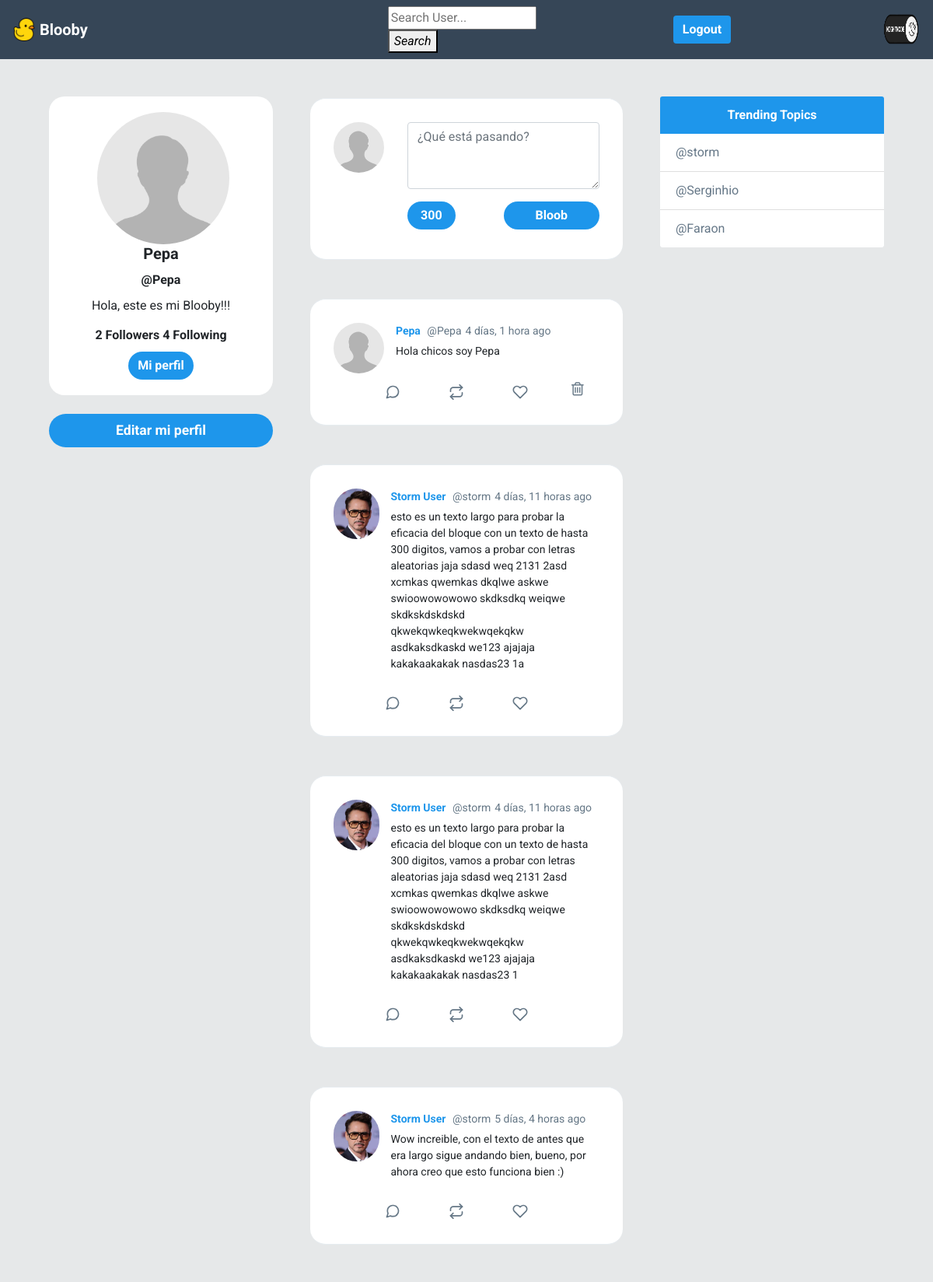
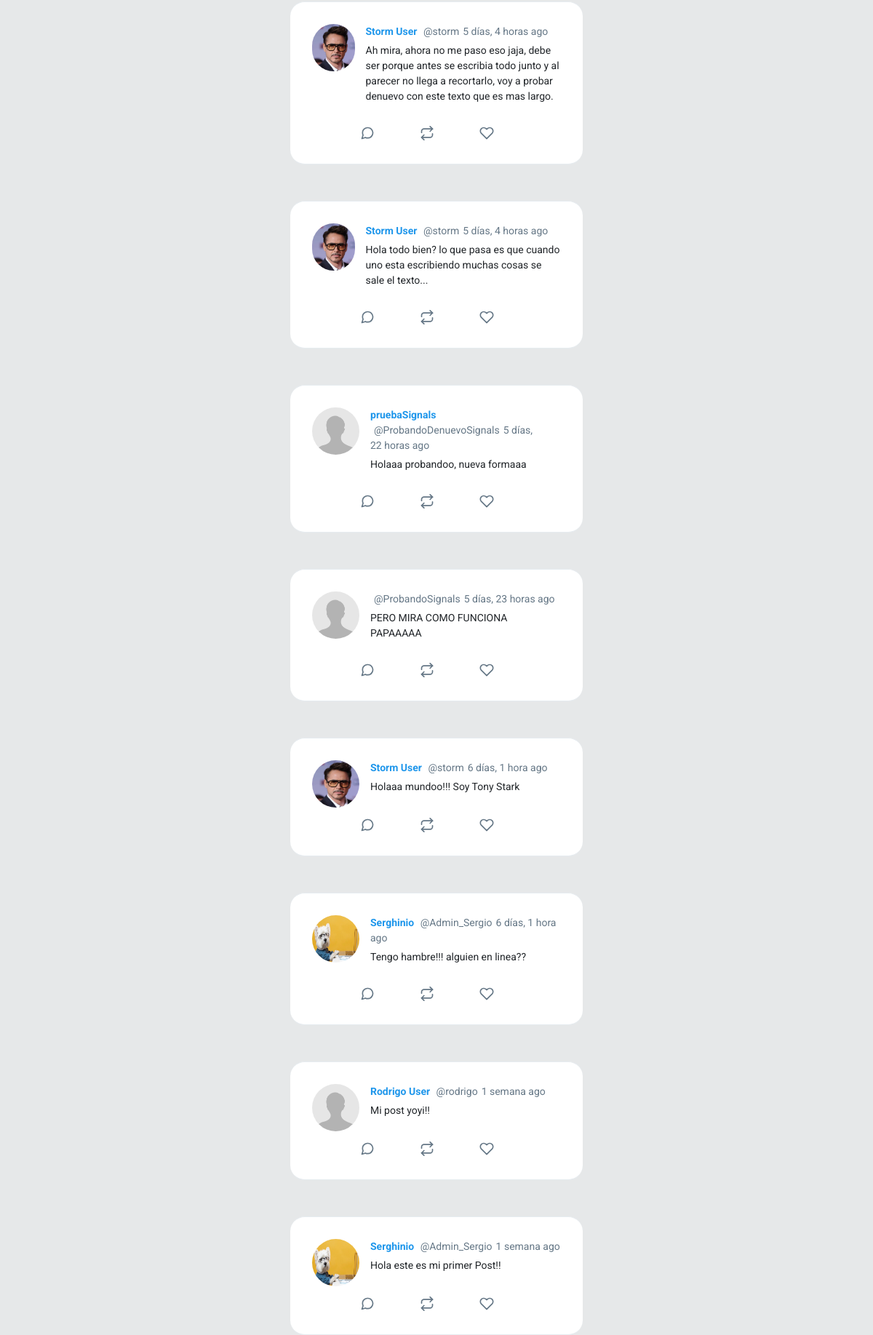
Screenshot of / (signed in) with the database file from the repository (2 pictures, top to bottom).
### Blooby/models.py (models this page shows, shortened)
class Profile(models.Model):
	user = models.OneToOneField(User, on_delete=models.CASCADE)
	bio = models.CharField(default='Hola, este es mi Blooby!!!', max_length=100)
	image = models.ImageField(default='default.png')
	def following(self):
		user_ids = Relationship.objects.filter(from_user=self.user)\
									.values_list('to_user_id', flat=True)
		return User.objects.filter(id__in=user_ids)
	def followers(self):
		user_ids = Relationship.objects.filter(to_user=self.user)\
									.values_list('from_user_id', flat=True)
		return User.objects.filter(id__in=user_ids)

class Post(models.Model):
	timestamp = models.DateTimeField(default=timezone.now)
	content = models.TextField(max_length=300)
	user = models.ForeignKey(User, on_delete=models.CASCADE, related_name='posts')
	liked = models.ManyToManyField(User, default=None, blank=True)
	class Meta:
		ordering = ['-timestamp']

### Blooby/views.py (the view)
# urls.py: path('', home, name='home'),
@login_required
def home(request):
	posts = Post.objects.all()
	if request.method == 'POST':
		form = PostForm(request.POST)
		if form.is_valid():
			post = form.save(commit=False)
			post.user = request.user
			post.save()
			return redirect('home')
	else:
		form = PostForm()
	context = {'posts':posts, 'form' : form }
	return render(request, 'Blooby/feed.html', context)

### Blooby/forms.py
class PostForm(forms.ModelForm):
	content = forms.CharField(widget=forms.Textarea(attrs={'class':'form-control w-100',
								'id':'contentsBox', 'rows':'3',
								'placeholder':'¿Qué está pasando?'}))
	class Meta:
		model = Post
		fields = ['content']

### Blooby/templates/Blooby/feed.html (shortened to what this page needs)
{% extends 'Blooby/_base.html' %}
{% load static %}
{% load humanize %}
{% block navbar %}
<form action="{% url 'search_user' %}" class="" style="margin-left: 25rem;" method="GET">
        <input type="text" id="textsearcher" class="" placeholder="Search User..." name="search" value="{{request.GET.search}}">
            <button class="" type="submit">
              <i class=''>Search</i>
            </button>
</form>
<a href="{% url 'logout' %}" class="btn text-white my-2 my-sm-0" style="margin-left: 11rem;" type="submit">Logout</a>
<a id="darkmode" href="javascript:void(0)" style="margin-left: 12.1rem;"> <img src="{% static 'img/NightMode.png' %}" width="100" height="50" class="d-inline-block align-top" alt="">
</a>
    {% endblock navbar %}
{% block content %}
    <div id="main" class="container-fluid d-flex">
        <div class="sidebar m-5 d-none d-md-block">
            <div class="">
                <div class="card " style="width: 18rem; text-align:center;border-radius: 20px;">
                    <img class="card-img-top rounded-circle"
                        style="width:170px; height: 170px; top: 20px; position: relative;left: 62px;padding-top: 0px;"
                        src="{{ request.user.profile.image.url }}" alt="Card image cap">
                    <div class="card-body">
                        <h5 class="card-title font-weight-bold">{{ request.user.first_name }}</h5>
                        <h6 class="card-title font-weight-bold">@{{ request.user }}</h6>
                        <p class="card-text">{{ request.user.profile.bio }}</p>
                        <h6 class="card-title font-weight-bold">
                        {{ request.user.profile.followers.count }} Followers
                        {{ request.user.profile.following.count }} Following
                        </h6>
                        <a href="{% url 'profile' user %}" class="btn  text-white rounded-pill">Mi perfil</a>
                    </div>
                </div>
                <a href="{% url 'editar' %}" id="addATweetLeft" onclick="addTweet()" type="button"
                style="border-radius: 30px; font-size: 1.1rem; font-weight:bold;"
                class="btn btn-lg btn-block mt-4 text-white ">Editar mi perfil</a>
            </div>
        </div>
        <div class="content">
            <div id="inputTweetArea" class="tweet-wrap">
                <div class="d-flex">
                    <div class="col-xs">
                        <img src="{{ request.user.profile.image.url }}" alt="" class="avator">
                    </div>
                    <form class="col pr-0" method="post">
                        {{ form.content }}
                        <div class="container d-flex" style="padding: 1rem 0 0 0;">
                            <div id="leftBtn">
                                <div id="charBadge" class="badge badge-pill badge-primary ml-2"
                                    style="display: flex;align-items: center;width: 50%;justify-content: center;">
                                    <div id="charCountArea">300</div>
                                </div>
                            </div>
                            <div id="rightBtn">
                                <button class="btn rounded-pill"
                                    style="width: 100%;">Bloob</button>
                            </div>
                        </div>
                    </form>
                </div>
            </div>
            {% for post in posts %}
            <div id="tweetCards">
                <div class="tweet-wrap" style="border-radius:20px">
                    <div class="tweet-header">
                        <img src="{{ post.user.profile.image.url }}"
                            alt="" class="avator">
                        <div class="tweet-header-info">
                            <a href="{% url 'profile' post.user %}">
                            {{ post.user.first_name }}
                            </a>
                            <span>@{{ post.user }}</span><span>{{ post.timestamp|naturaltime }}
                            </span>
                            <p>{{ post.content }}</p>
                        </div>
                    </div>
                    <div class="tweet-info-counts">
                        <div class="comments">
                            <button style="background: none; border: none;">
                            </button>
                        </div>
                        <div class="retweets">
                            <button style="background: none; border:none;">
                        </button>
                        </div>
                        <div class="likes">
                            <button style="background: none; border:none;">
                            </button>
                        </div>
                        {% if request.user == post.user or user.is_staff %}
                        <div class="trash">
                            <a href="{% url 'delete' post.id %}">
                                <i class="fa fa-trash-o" style="color:#657786; font-size: 20px" aria-hidden="true"></i>
                            </a>
                        </div>
                        {% endif %}
                    </div>
                </div>
            </div>
            {% endfor %}
        </div>
        <div class="sidebar m-5 d-none d-xl-block">
            <div class="card" style="width: 18rem;">
                <div class="card-header">
                    Trending Topics
                </div>
                <ul class="list-group list-group-flush">
                    <li class="list-group-item"><a href="#" style="text-decoration: none;color: #657787;">@storm</a></li>
                    <li class="list-group-item"><a href="#" style="text-decoration: none;color: #657787;">@Serginhio</a></li>
                    <li class="list-group-item"><a href="#" style="text-decoration: none;color: #657787;">@Faraon</a></li>
                </ul>
            </div>
        </div>
    </div>
{% endblock content %}

### static/css/estilo.css (style rules this page uses)
body { background: #E6E8E9; ; font-family: 'Asap', sans-serif; font-family: 'Roboto', sans-serif; transition: background-color .6s; }
img { max-width: 100%; }
.avator { border-radius: 100px; width: 65px; height: 65px; margin-right: 15px; }
.card { border: none; }
.card-header { background-color: #1E96EB ; color: white; text-align: center; font-weight: bold; border: none; }
#main { justify-content: center; }
#inputTweetArea { border-radius: 20px; }
#leftBtn { width: 50%; text-align: left; padding: 0; }
#rightBtn { width: 50%; text-align: right; padding: 0; }
.tweet-wrap { max-width: 490px; background: #fff; margin: 0 auto; margin-top: 50px; border-radius: 3px; padding: 30px; border-bottom: 1px solid #e6ecf0; border-top: 1px solid #e6ecf0; }
.tweet-header { display: flex; align-items: flex-start; font-size: 14px; }
.tweet-header-info { font-weight: bold; }
.tweet-header-info span { color: #657786; font-weight: normal; margin-left: 5px; }
.tweet-header-info p { font-weight: normal; margin-top: 5px; }
.tweet-info-counts { display: flex; margin-left: 60px; margin-top: 10px; }
.tweet-info-counts div { display: flex; margin-right: 20px; }
.tweet-info-counts div svg { color: #657786; margin-right: 10px; }
.btn { background-color: #1E96EB ; border-style: none; font-weight: bold; color: white; }
#charBadge { background-color: #1E96EB ; position: relative; left: -8px; font-size: 1rem; height: 100%; }
a:link { color: #1E96EB ; text-decoration: none; }

### rows the page displays
Post: user.profile.image (placeholder picture), user.first_name "Pepa", user "Pepa", timestamp "4 días, 1 hora ago", content "Hola chicos soy Pepa"
Post: user.profile.image (picture), user.first_name "Storm User", user "storm", timestamp "4 días, 11 horas ago", content "esto es un texto largo para probar la eficacia del bloque con un texto de hasta 300 digitos, vamos a probar con letras aleatorias jaja sdasd weq 2131 2asd xcmkas qwemkas dkqlwe askwe swioowowowowo skdksdkq weiqwe skdkskdskdskd qkwekqwkeqkwekwqekqkw asdkaksdkaskd we123 ajajaja kakakaakakak nasdas23 1a"
Post: user.profile.image (picture), user.first_name "Storm User", user "storm", timestamp "4 días, 11 horas ago", content "esto es un texto largo para probar la eficacia del bloque con un texto de hasta 300 digitos, vamos a probar con letras aleatorias jaja sdasd weq 2131 2asd xcmkas qwemkas dkqlwe askwe swioowowowowo skdksdkq weiqwe skdkskdskdskd qkwekqwkeqkwekwqekqkw asdkaksdkaskd we123 ajajaja kakakaakakak nasdas23 1"
Post: user.profile.image (picture), user.first_name "Storm User", user "storm", timestamp "5 días, 4 horas ago", content "Wow increible, con el texto de antes que era largo sigue andando bien, bueno, por ahora creo que esto funciona bien :)"
Post: user.profile.image (picture), user.first_name "Storm User", user "storm", timestamp "5 días, 4 horas ago", content "Ah mira, ahora no me paso eso jaja, debe ser porque antes se escribia todo junto y al parecer no llega a recortarlo, voy a probar denuevo con este texto que es mas largo."
Post: user.profile.image (picture), user.first_name "Storm User", user "storm", timestamp "5 días, 4 horas ago", content "Hola todo bien? lo que pasa es que cuando uno esta escribiendo muchas cosas se sale el texto..."
Post: user.profile.image (placeholder picture), user.first_name "pruebaSignals", user "ProbandoDenuevoSignals", timestamp "5 días, 22 horas ago", content "Holaaa probandoo, nueva formaaa"
Post: user.profile.image (placeholder picture), user "ProbandoSignals", timestamp "5 días, 23 horas ago", content "PERO MIRA COMO FUNCIONA PAPAAAAA"
Post: user.profile.image (picture), user.first_name "Storm User", user "storm", timestamp "6 días, 1 hora ago", content "Holaaa mundoo!!! Soy Tony Stark"
Post: user.profile.image (picture), user.first_name "Serghinio", user "Admin_Sergio", timestamp "6 días, 1 hora ago", content "Tengo hambre!!! alguien en linea??"
Post: user.profile.image (placeholder picture), user.first_name "Rodrigo User", user "rodrigo", timestamp "1 semana ago", content "Mi post yoyi!!"
Post: user.profile.image (picture), user.first_name "Serghinio", user "Admin_Sergio", timestamp "1 semana ago", content "Hola este es mi primer Post!!"

### other values shown
{{ request.user.first_name }} "Pepa"
{{ request.user }} "Pepa"
{{ request.user.profile.bio }} "Hola, este es mi Blooby!!!"
{{ request.user.profile.followers.count }} "2"
{{ request.user.profile.following.count }} "4"
